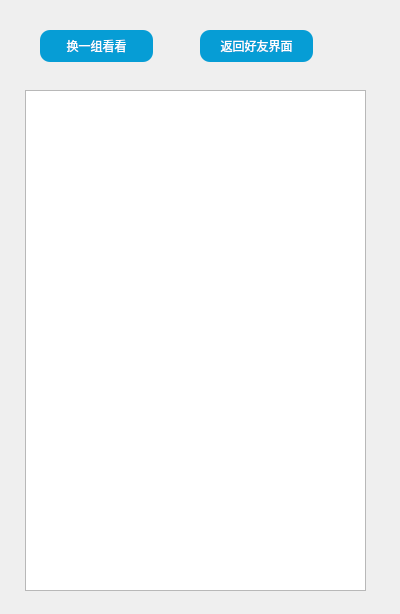
<?xml version="1.0" encoding="UTF-8"?>
<ui version="4.0">
 <class>news</class>
 <widget class="QWidget" name="news">
  <property name="geometry">
   <rect>
    <x>0</x>
    <y>0</y>
    <width>400</width>
    <height>614</height>
   </rect>
  </property>
  <property name="windowTitle">
   <string>Form</string>
  </property>
  <widget class="QListWidget" name="listWidget">
   <property name="geometry">
    <rect>
     <x>25</x>
     <y>90</y>
     <width>341</width>
     <height>501</height>
    </rect>
   </property>
  </widget>
  <widget class="QPushButton" name="pushButton">
   <property name="geometry">
    <rect>
     <x>40</x>
     <y>30</y>
     <width>113</width>
     <height>32</height>
    </rect>
   </property>
   <property name="styleSheet">
    <string notr="true">QPushButton{ 
     background-color: rgb(6,157,213); 
     border: none;
     border-radius:10px;
     color:white;
}
QPushButton:hover{ 
     background-color: rgb(75,202,255);
}</string>
   </property>
   <property name="text">
    <string>换一组看看</string>
   </property>
  </widget>
  <widget class="QPushButton" name="pushButton_2">
   <property name="geometry">
    <rect>
     <x>200</x>
     <y>30</y>
     <width>113</width>
     <height>32</height>
    </rect>
   </property>
   <property name="styleSheet">
    <string notr="true">QPushButton{ 
     background-color: rgb(6,157,213); 
     border: none;
     border-radius:10px;
     color:white;
}
QPushButton:hover{ 
     background-color: rgb(75,202,255);
}</string>
   </property>
   <property name="text">
    <string>返回好友界面</string>
   </property>
  </widget>
 </widget>
 <resources/>
 <connections/>
</ui>
